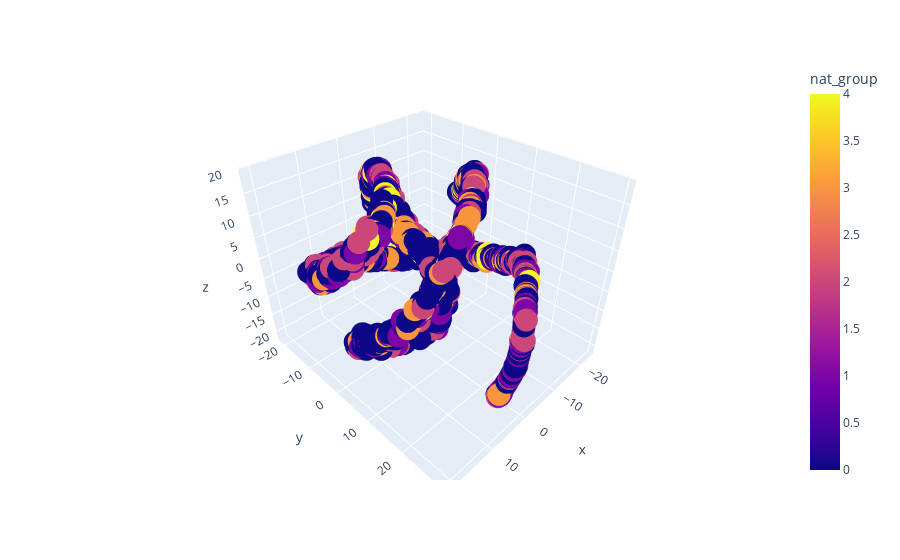

The code cell stored with this chart in its notebook:
### Markdown cell above
## Plotting

### Code cell
fig = px.scatter_3d(new_data, x="x", y="y", z="z",color="nat_group")
fig.show()

### Figure 1 — Plotly figure (JSON) as saved in the notebook; plotly's stock layout.template omitted (floating-point values rounded to 4 significant figures; data arrays with more than 128 entries replaced by an {"elided": "..."} marker saying what was removed)
{"data": [{"hovertemplate": "x=%{x}<br>y=%{y}<br>z=%{z}<br>nat_group=%{marker.color}<extra></extra>", "legendgroup": "", "marker": {"color": {"elided": "2967 int values"}, "coloraxis": "coloraxis", "symbol": "circle"}, "mode": "markers", "name": "", "scene": "scene", "showlegend": false, "type": "scatter3d", "x": {"elided": "2967 float values"}, "y": {"elided": "2967 float values"}, "z": {"elided": "2967 float values"}}], "layout": {"coloraxis": {"colorbar": {"title": {"text": "nat_group"}}, "colorscale": [[0, "#0d0887"], [0.1111, "#46039f"], [0.2222, "#7201a8"], [0.3333, "#9c179e"], [0.4444, "#bd3786"], [0.5556, "#d8576b"], [0.6667, "#ed7953"], [0.7778, "#fb9f3a"], [0.8889, "#fdca26"], [1, "#f0f921"]]}, "legend": {"tracegroupgap": 0}, "margin": {"t": 60}, "scene": {"domain": {"x": [0, 1], "y": [0, 1]}, "xaxis": {"title": {"text": "x"}}, "yaxis": {"title": {"text": "y"}}, "zaxis": {"title": {"text": "z"}}}}}
